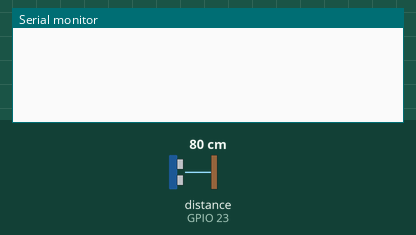
A sketch run on a simulated ESP32. On the bench: the last lines printed to the serial monitor. Wiring (inferred from the names in the program): ultrasonic range finder: trigger GPIO 22; echo GPIO 23. The inputs (shaded band) are chosen by the test bench; at power-on: distance to the obstacle (sensor on GPIO 23) 80 cm. The echo pulse lasts 58.3 µs per cm; nothing arrives over Bluetooth unless stated.

Above: at 1.3 s.
1.4 s: distance to the obstacle (sensor on GPIO 23) set to 2 cm
At 3.2 s:
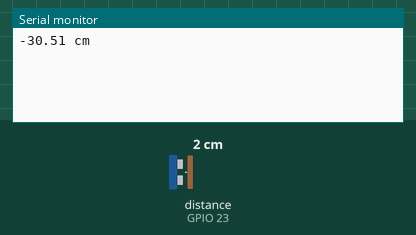
4.4 s: distance to the obstacle (sensor on GPIO 23) set to 4 cm
At 6.6 s:
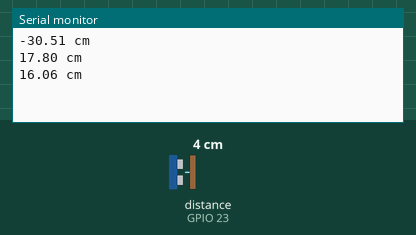
Timing chart, 0 to 8.1 s (numbered marks = the images above; inputs shaded):
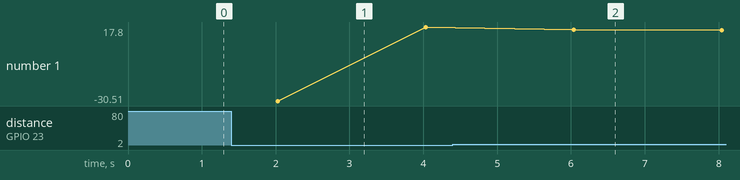

The sketch:

SensorCaudalNivelMillisConexion.ino
```cpp
//Paquete para la comunicación bluetooth
#include "BluetoothSerial.h"

#if !defined(CONFIG_BT_ENABLED) || !defined(CONFIG_BLUEDROID_ENABLED)
#error Bluetooth is not enabled! Please run 'make menuconfig' to and enable it
#endif

BluetoothSerial SerialBT;

// Configuramos los pines del sensor Trigger y Echo
const int PinTrig = 22;
const int PinEcho = 23;

// Constante velocidad sonido en cm/s
const float VelSon = 34000.0;
const int numLecturas = 8;
const float distanciaVacio = 19.79;


float distanciaLleno=0;
float caudal_L_m=0;


float lecturas[numLecturas]; // Array para almacenar lecturas
int lecturaActual = 0;       // Lectura por la que vamos
float total = 0;             // Total de las que llevamos
float media = 0;             // Media de las medidas
bool primeraMedia = false;   // Para saber que ya hemos calculado por lo menos una

volatile int NumPulsos;      //variable para la cantidad de pulsos recibidos
int PinSensor = 4;           //Sensor conectado en el pin 2
float factor_conversion=7.5; //para convertir de frecuencia a caudal

unsigned long tiempoInicio;
const unsigned long intervalo = 250;

unsigned long tiempoInicio2;
const unsigned long intervalo2 = 2000;

unsigned long tiempoInicio3;
const unsigned long intervalo3 = 2000;

/////////////VARIABLES PARA ENVIAR INFORMACIÓN A LA DB
float NivelBT;  //Variable para guardad el nivel del río que será enviada a la app
float CaudalBT; //Variable para guardar el caudal del río que será enviada a la app
//NOTA: Para el prototipo definir un delay que lea y envíe los datos cada 2s

void IRAM_ATTR ContarPulsos()
{
  NumPulsos++; // Incrementamos la variable de pulsos
}


void setup()
{
  tiempoInicio=tiempoInicio2=tiempoInicio3 = millis();
  SerialBT.begin("AquaSentinelDevice");
  Serial.begin(115200);
  pinMode(PinTrig, OUTPUT);
  pinMode(PinEcho, INPUT);

  // Inicializamos el array todo en 0
  for (int i = 0; i < numLecturas; i++)
  { lecturas[i] = 0; }
 pinMode(PinSensor, INPUT_PULLUP);
 //attachInterrupt(digitalPinToInterrupt(PinSensor), ContarPulsos, RISING); // Asociamos la interrupción al pin correspondiente

}//setup
//loop///////////////////////////////////////////////////////
void loop()
{
  NivelBT=obtenerNivel();  //Nivel enviado a la aplicación
  CaudalBT=0;//ObtenerFrecuencia(); //Caudal enviado a la aplicación
   if (millis() - tiempoInicio3 >= intervalo3) {
    //-----Enviamos por el puerto serie---------------//
  SerialBT.print(NivelBT);
  SerialBT.print(";");
  SerialBT.print(CaudalBT);
  SerialBT.print(";");
      tiempoInicio3 = millis();
    }

}
//loop///////////////////////////////////////////////////////

// Método que inicia la secuencia del Trigger para comenzar a medir
void iniciarTrigger()
{
  // Ponemos el Triiger en estado bajo y esperamos 2 ms
  digitalWrite(PinTrig, LOW);
  delayMicroseconds(2);

  // Ponemos el pin Trigger a estado alto y esperamos 10 ms
  digitalWrite(PinTrig, HIGH);
  delayMicroseconds(10);

  // Comenzamos poniendo el pin Trigger en estado bajo
  digitalWrite(PinTrig, LOW);
}


//---Función para obtener frecuencia de los pulsos--------
float ObtenerFrecuencia()
{
  int frecuencia;
         //Ponemos a 0 el número de pulsos

  interrupts();         //Habilitamos las interrupciones
  if (millis() - tiempoInicio2 >= intervalo2){
  noInterrupts();       //Desabilitamos las interrupciones
  frecuencia=NumPulsos; //Hz(pulsos por segundo)
   NumPulsos = 0;

   caudal_L_m=frecuencia/factor_conversion; //calculamos el caudal en L/m
  float caudal_L_h=caudal_L_m*60; //calculamos el caudal en L/h

  //-----Enviamos por el puerto serie---------------
  Serial.print ("FrecuenciaPulsos: ");
  Serial.print (frecuencia,0);
  Serial.print ("Hz\tCaudal: ");
  Serial.print (caudal_L_m,3);
  Serial.print (" L/m\t");
  Serial.print (caudal_L_h,3);
  Serial.println ("L/h");

  tiempoInicio2 = millis();

  }
   return caudal_L_m;
}


float obtenerNivel()
{
   if (millis() - tiempoInicio >= intervalo) {
      // Eliminamos la última medida
      total = total - lecturas[lecturaActual];
      iniciarTrigger();
      // La función pulseIn obtiene el tiempo que tarda en cambiar entre estados, en este caso a HIGH
      unsigned long tiempo = pulseIn(PinEcho, HIGH);
      // Obtenemos la distancia en cm, hay que convertir el tiempo en segudos ya que está en microsegundos
      // por eso se multiplica por 0.000001
      float distancia = tiempo * 0.000001 * VelSon / 2.0;
      // Almacenamos la distancia en el array
      lecturas[lecturaActual] = distancia;
      // Añadimos la lectura al total
      total = total + lecturas[lecturaActual];

      // Avanzamos a la siguiente posición del array
      lecturaActual = lecturaActual + 1;
      // Comprobamos si hemos llegado al final del array
      if (lecturaActual >= numLecturas)
      {
        primeraMedia = true;
        lecturaActual = 0;
      }

      // Calculamos la media
      media = total / numLecturas;

      // Solo mostramos si hemos calculado por lo menos una media
      if (primeraMedia)
      {
         distanciaLleno = distanciaVacio - media;

        Serial.print(distanciaLleno);
        Serial.println(" cm");

        primeraMedia = false;
      }
        tiempoInicio = millis();
  }
  return distanciaLleno;
}
```

Measured:
- after the input at 1.4 s, the serial monitor: prints a new line after 0.63 s (image 1)
- after the input at 4.4 s, the serial monitor: prints a new line after 1.6 s (image 2)
- plotted number 1: 17.8 → 15.81 after the input at 4.4 s
